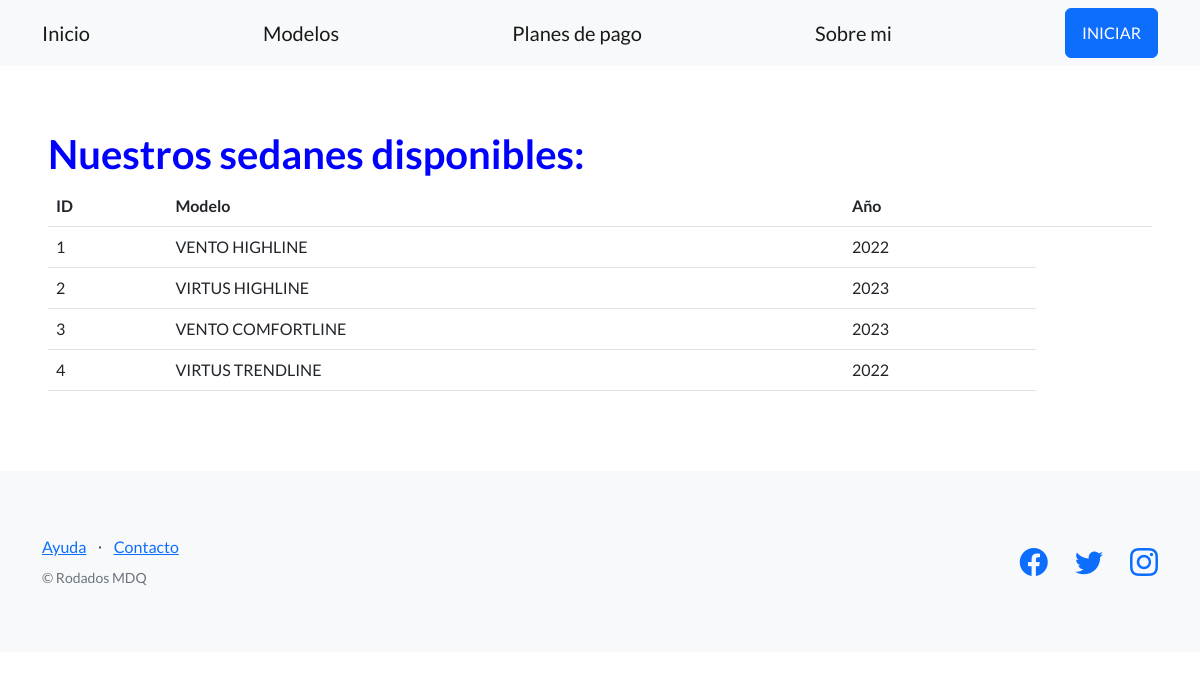
Page /pages/sedan/ on the committed database.
### blog_rodados/models.py (models this page shows, shortened)
class Sedan(models.Model):
    marca = models.CharField(max_length=32)
    modelo = models.CharField(max_length=32)
    anio = models.IntegerField()

### blog_rodados/views.py (the view)
# urls.py: path("sedan/", listar_sedanes, name="auto_sedan"),
def listar_sedanes(request):
    contexto = {
        "sedan": Sedan.objects.all(),
    }
    http_response = render(
        request=request,
        template_name='blog_rodados/lista_sedan.html',
        context=contexto,
    )
    return http_response

### blog_rodados/templates/blog_rodados/lista_sedan.html (shortened to what this page needs)
{% extends "base.html" %}
{% block contenido %}
<h1 style="color:blue;">
    Nuestros sedanes disponibles:
</h1>
<table class="table">
    <tbody>
      <tr>
        <th>ID</th>
        <th>Modelo</th>
        <th>Año</th>
        <th></th>
        <th></th>
      </tr>
      {% for sedans in sedan %}
      <tr>
        <td>{{ sedans.id }}</td>
        <td>{{ sedans.modelo }}</td>
        <td>{{ sedans.anio }}</td>
      </tr>
      {% endfor %}
    </tbody>
  </table>
  {% endblock contenido %}

### rows in the picture
Sedan: id "1", modelo "VENTO HIGHLINE", anio "2022"
Sedan: id "2", modelo "VIRTUS HIGHLINE", anio "2023"
Sedan: id "3", modelo "VENTO COMFORTLINE", anio "2023"
Sedan: id "4", modelo "VIRTUS TRENDLINE", anio "2022"
